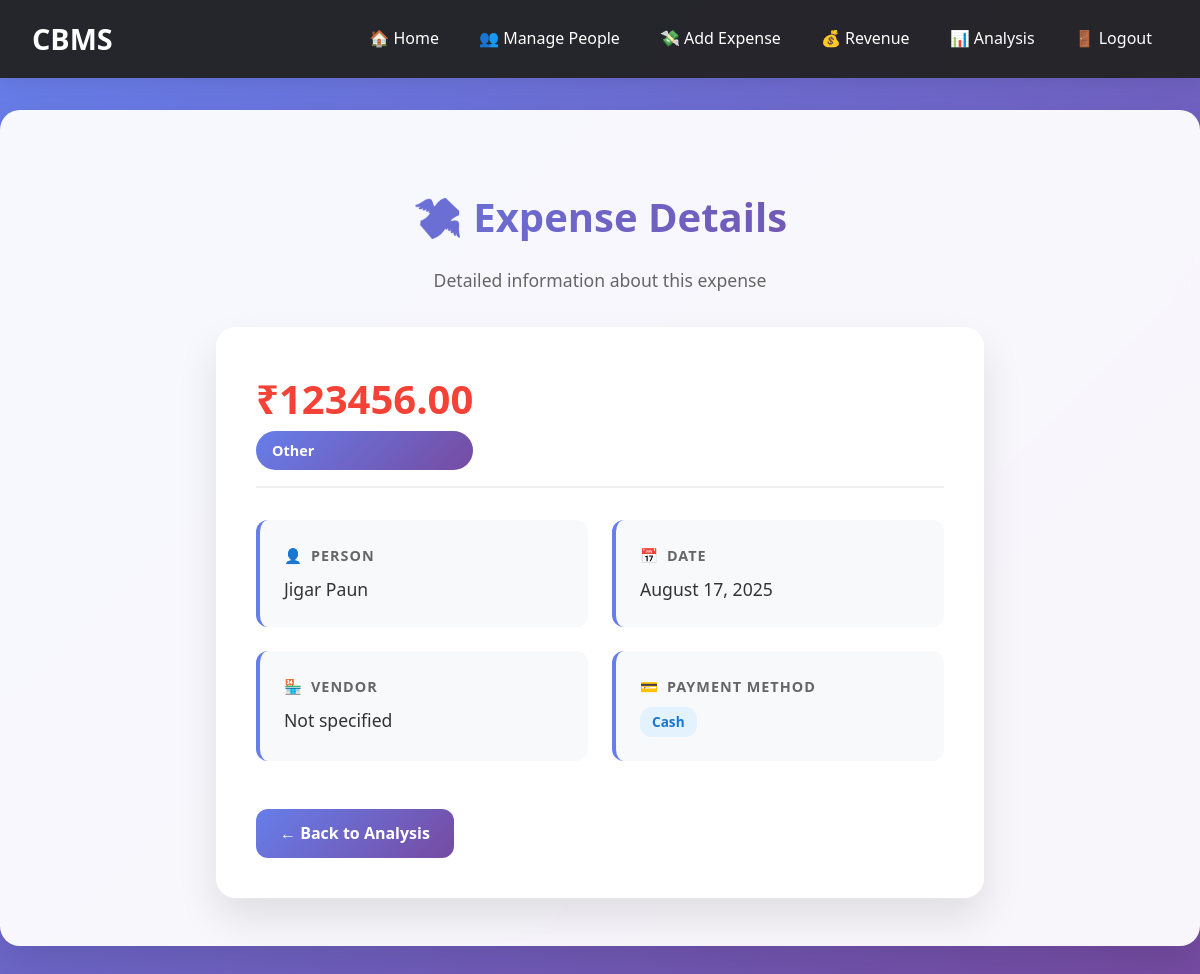
The page /expense/8/ (signed in) on the database its author committed.
### budget/models.py (models this page shows)
class Expense(models.Model):
    CATEGORY_CHOICES = [
        ('marketing', 'Marketing'),
        ('salaries', 'Salaries'),
        ('utilities', 'Utilities'),
        ('rent', 'Rent'),
        ('equipment', 'Equipment'),
        ('travel', 'Travel'),
        ('food', 'Food & Entertainment'),
        ('other', 'Other'),
    ]
    PAYMENT_METHOD_CHOICES = [
        ('cash', 'Cash'),
        ('card', 'Credit/Debit Card'),
        ('bank_transfer', 'Bank Transfer'),
        ('check', 'Check'),
        ('digital_wallet', 'Digital Wallet'),
        ('other', 'Other'),
    ]
    user = models.ForeignKey(User, on_delete=models.CASCADE, related_name='expenses')
    person = models.ForeignKey(Person, on_delete=models.CASCADE, related_name='expenses')
    amount = models.DecimalField(max_digits=10, decimal_places=2)
    category = models.CharField(max_length=20, choices=CATEGORY_CHOICES, default='other')
    vendor = models.CharField(max_length=200, blank=True, null=True)
    payment_method = models.CharField(max_length=20, choices=PAYMENT_METHOD_CHOICES, default='cash')
    date = models.DateField()
    notes = models.TextField(blank=True, null=True)

class Person(models.Model):
    user = models.ForeignKey(User, on_delete=models.CASCADE, related_name='persons')
    name = models.CharField(max_length=100)
    email = models.EmailField()
    num = models.IntegerField(default=0)
    job_post = models.CharField(max_length=100, blank=True, null=True)
    class Meta:
        unique_together = ['user', 'email']  # Email should be unique per user

### budget/views.py (the view)
# urls.py: path('expense/<int:expense_id>/', v.expense_detail, name='expense_detail'),
@login_required(login_url='login')
def expense_detail(request, expense_id):
    expense = get_object_or_404(Expense, id=expense_id, user=request.user)
    return render(request, 'expense_detail.html', {'expense': expense})

### budget/templates/expense_detail.html (shortened to what this page needs)
{% extends "base.html" %}
{% load static %}
{% block content %}
<div class="detail-container">
    <div class="page-header">
        <h1 class="page-title">💸 Expense Details</h1>
        <p class="page-subtitle">Detailed information about this expense</p>
    </div>
    <div class="expense-card">
        <div class="expense-header">
            <div>
                <div class="expense-amount">₹{{ expense.amount|floatformat:2 }}</div>
                <div class="expense-category">{{ expense.get_category_display }}</div>
            </div>
        </div>
        <div class="detail-grid">
            <div class="detail-item">
                <div class="detail-label">
                    <span>👤</span>
                    Person
                </div>
                <div class="detail-value">{{ expense.person.name }}</div>
            </div>
            <div class="detail-item">
                <div class="detail-label">
                    <span>📅</span>
                    Date
                </div>
                <div class="detail-value">{{ expense.date|date:"F d, Y" }}</div>
            </div>
            <div class="detail-item">
                <div class="detail-label">
                    <span>🏪</span>
                    Vendor
                </div>
                <div class="detail-value">{{ expense.vendor|default:"Not specified" }}</div>
            </div>
            <div class="detail-item">
                <div class="detail-label">
                    <span>💳</span>
                    Payment Method
                </div>
                <div class="detail-value">
                    <span class="payment-method-badge">{{ expense.get_payment_method_display }}</span>
                </div>
            </div>
        </div>
        <a href="{% url 'account_analysis' %}" class="back-button">← Back to Analysis</a>
    </div>
</div>
{% endblock %}

### budget/templates/base.html (style rules this page uses)
* { box-sizing: border-box; }
body { margin: 0; font-family: 'Segoe UI', Tahoma, Geneva, Verdana, sans-serif; background: linear-gradient(135deg, #667eea 0%, #764ba2 100%); min-height: 100vh; line-height: 1.6; }

### budget/templates/expense_detail.html (style rules this page uses)
.detail-container { padding: 1rem; max-width: 800px; margin: 0 auto; }
.page-header { text-align: center; margin-bottom: 2rem; }
.page-title { font-size: 2.5rem; font-weight: 700; background: linear-gradient(135deg, #667eea 0%, #764ba2 100%); -webkit-background-clip: text; -webkit-text-fill-color: transparent; background-clip: text; margin-bottom: 0.5rem; }
.page-subtitle { color: #666; font-size: 1.1rem; }
.expense-card { background: rgba(255,255,255,0.95); backdrop-filter: blur(10px); border-radius: 20px; padding: 2.5rem; box-shadow: 0 20px 40px rgba(0,0,0,0.1); animation: fadeInUp 0.8s ease-out; }
.expense-header { display: flex; align-items: center; justify-content: space-between; margin-bottom: 2rem; padding-bottom: 1rem; border-bottom: 2px solid #f0f0f0; }
.expense-amount { font-size: 2.5rem; font-weight: 700; color: #f44336; }
.expense-category { background: linear-gradient(135deg, #667eea 0%, #764ba2 100%); color: white; padding: 0.5rem 1rem; border-radius: 20px; font-weight: 600; font-size: 0.9rem; }
.detail-grid { display: grid; grid-template-columns: repeat(auto-fit, minmax(250px, 1fr)); gap: 1.5rem; margin-bottom: 2rem; }
.detail-item { background: #f8f9fa; padding: 1.5rem; border-radius: 12px; border-left: 4px solid #667eea; }
.detail-label { font-weight: 600; color: #666; font-size: 0.9rem; text-transform: uppercase; letter-spacing: 1px; margin-bottom: 0.5rem; display: flex; align-items: center; gap: 0.5rem; }
.detail-value { font-size: 1.1rem; color: #333; font-weight: 500; }
.back-button { display: inline-block; padding: 0.75rem 1.5rem; background: linear-gradient(135deg, #667eea 0%, #764ba2 100%); color: white; text-decoration: none; border-radius: 12px; font-weight: 600; transition: all 0.3s ease; margin-top: 1rem; }
.payment-method-badge { display: inline-block; padding: 0.25rem 0.75rem; background: #e3f2fd; color: #1976d2; border-radius: 12px; font-size: 0.85rem; font-weight: 600; }

### rows shown on the page
Expense: amount "123456.00", category "Other", person.name "Jigar Paun", date "August 17, 2025", vendor "Not specified", payment_method "Cash"
